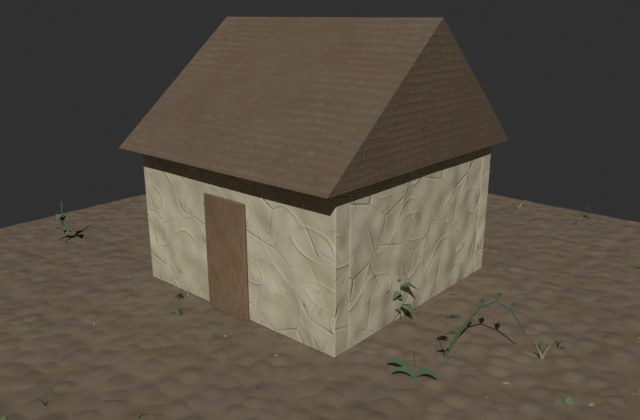
#> input picture austerity-explainer/working-files/session-scratch/plugin-work/kit/pic_hut_displaced.jpg, 640 x 420 px, given in place of colour.png, which was not available
$ python colour_character.py ../../../../plugin-work/kit/pic_hut_displaced.jpg
#> lines starting #> are read from the running program, lines starting #| are printed output that depends on the picture; after the words box and inside, x2 and y2 are one past the last pixel; in counts of white or black regions, pixels touching at a corner belong together; pictures that were not available may be replaced by others from this repository, and a replacement may not be noted
# What this does (plain words): looks ONCE at the general colour character of a slate picture (reference or baked): the average colour of
# slate dots in three brightness bands, how far from neutral grey (blue-teal-ness), and the share of olive (moss) and tan (damage) dots.
# This is a measurement used to choose default settings by hand. Nothing is copied slate by slate.
import sys
import cv2
import numpy as np
PROC = '/tmp/claude-0/-home-user-Music/02fc5154-76f5-5aac-a505-860164e7e921/scratchpad/proc-work'
def report(name, path):
#> called with name = 'reference'
    img = cv2.imread(path)
#> img is the input picture: shape (420, 640, 3); mean B, G, R 68.6, 79.7, 88
    rgb = img[..., ::-1].astype(np.float32)
    bright = rgb.mean(axis=2)
    lab = cv2.cvtColor(img, cv2.COLOR_BGR2LAB).astype(np.float32)
    a, b = lab[..., 1] - 128, lab[..., 2] - 128
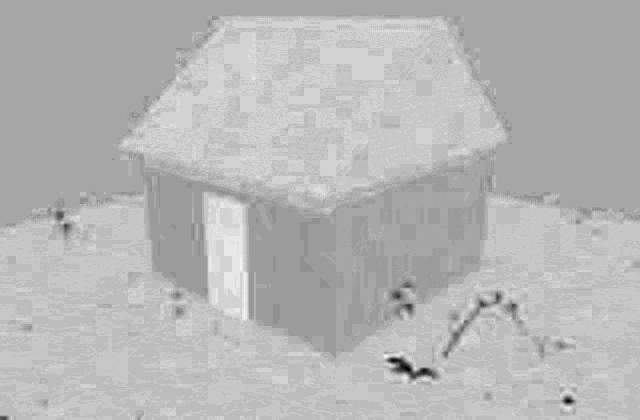
#> a: shape (420, 640) float32; min -15, max 8, mean 1.44; drawn with min black and max white
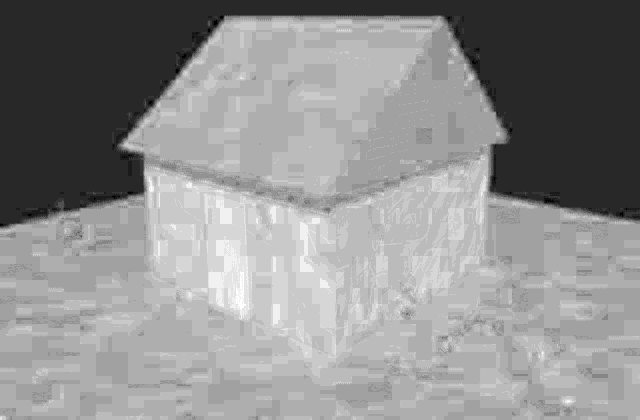
#> b: shape (420, 640) float32; min -3, max 16, mean 7.61; drawn with min black and max white
    slate = bright > 30
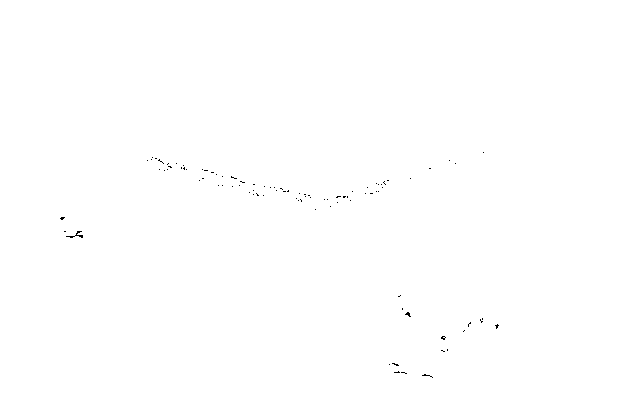
#> slate: shape (420, 640) bool; 99.9% white; black in thin lines or dots, all inside (x1, y1, x2, y2) = (60, 152, 499, 378)
    print(name)
    for lo, hi in ((30, 50), (50, 70), (70, 90), (90, 255)):
        m = (bright >= lo) & (bright < hi)
        if m.sum():
            print(f'   brightness {lo}-{hi}: share {m.mean()*100:5.1f}%  mean rgb {tuple(int(v) for v in rgb[m].mean(axis=0))}  Lab a {a[m].mean():5.1f} b {b[m].mean():5.1f}')
#> this loop made 4 passes
#|    brightness 30-50: share  28.3%  mean rgb (48, 48, 47)  Lab a   0.1 b   0.5
#|    brightness 50-70: share   5.6%  mean rgb (71, 60, 49)  Lab a   2.5 b   8.5
#|    brightness 70-90: share  48.9%  mean rgb (95, 83, 69)  Lab a   2.7 b  10.2
#|    brightness 90-255: share  17.1%  mean rgb (135, 127, 107)  Lab a  -0.1 b  11.7
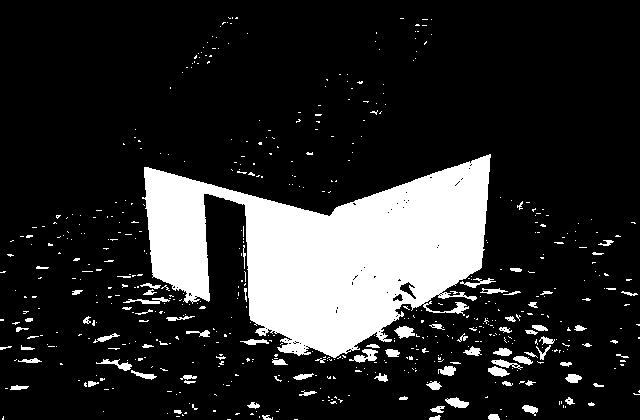
#> m: shape (420, 640) bool; 17.1% white; 568 white regions (487 under 20 px), largest, box (x1, y1, x2, y2) and area: (142, 154, 491, 358) 39093, (349, 349, 378, 363) 197, (394, 326, 415, 339) 169
    # olive: red and green above blue clearly (b of Lab > 4) ; tan: red > green > blue and bright
    r, g, bl = rgb[..., 0], rgb[..., 1], rgb[..., 2]
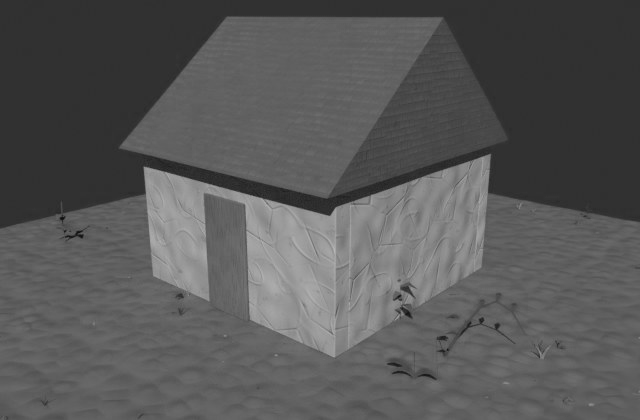
#> r: shape (420, 640) float32; min 13, max 184, mean 88
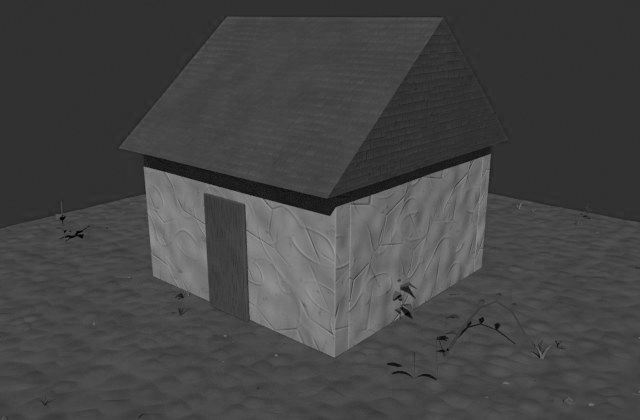
#> bl: shape (420, 640) float32; min 0, max 155, mean 68.6
    olive = (g >= bl + 8) & (r >= bl + 4) & (bright < 110) & (bright > 35) & (np.abs(r - g) < 22)
#> olive: shape (420, 640) bool; 58.9% white; 184 black regions (167 under 20 px), largest, box (x1, y1, x2, y2) and area: (0, 0, 640, 357) 109144, (403, 293, 414, 305) 81, (228, 176, 248, 189) 80
    tan = (r > bl + 14) & (r >= g) & (bright > 70)
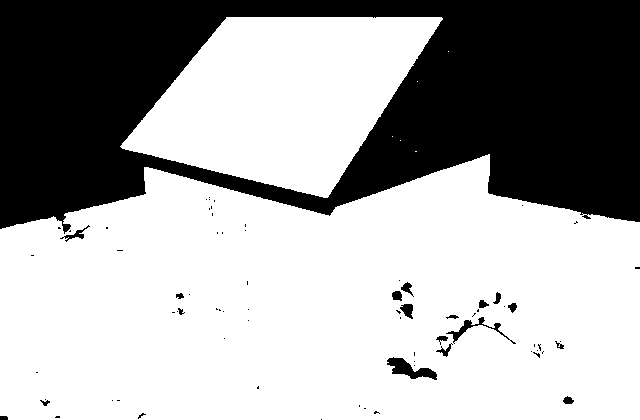
#> tan: shape (420, 640) bool; 65.6% white; 75 black regions (56 under 20 px), largest, box (x1, y1, x2, y2) and area: (0, 0, 640, 234) 90516, (387, 357, 437, 380) 523, (446, 317, 516, 344) 308
    print(f'   share olive-ish dots {olive.mean()*100:.1f}%   share tan/pale-warm dots {tan.mean()*100:.1f}%   share very dark (<30) {np.mean(bright<30)*100:.1f}%')
#|    share olive-ish dots 58.9%   share tan/pale-warm dots 65.6%   share very dark (<30) 0.1%
report('reference', PROC + '/reference/slate/colour.png')
for p in sys.argv[1:]:
    report(p, p)
#> the loop in report (call 2), `for lo, hi in ((30, 50), (50, 70), (70, 90), (90, 255)):` made 4 passes
#|    brightness 30-50: share  28.3%  mean rgb (48, 48, 47)  Lab a   0.1 b   0.5
#|    brightness 50-70: share   5.6%  mean rgb (71, 60, 49)  Lab a   2.5 b   8.5
#|    brightness 70-90: share  48.9%  mean rgb (95, 83, 69)  Lab a   2.7 b  10.2
#|    brightness 90-255: share  17.1%  mean rgb (135, 127, 107)  Lab a  -0.1 b  11.7
#|    share olive-ish dots 58.9%   share tan/pale-warm dots 65.6%   share very dark (<30) 0.1%

$ run again, on austerity-explainer/working-files/session-scratch/plugin-work/kit/pic_hut_finished.jpg
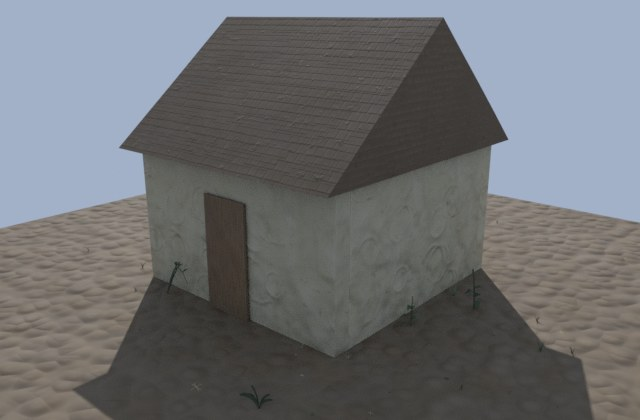
#> input picture austerity-explainer/working-files/session-scratch/plugin-work/kit/pic_hut_finished.jpg, 640 x 420 px, given in place of colour.png, which was not available
#> in report, img is the input picture: shape (420, 640, 3); mean B, G, R 114.3, 111.5, 109.8
#> slate: shape (420, 640) bool; 100% white; black in thin lines or dots, all inside (x1, y1, x2, y2) = (171, 275, 260, 408)
#> the loop in report, `for lo, hi in ((30, 50), (50, 70), (70, 90), (90, 255)):` made 4 passes
#|    brightness 30-50: share   0.8%  mean rgb (47, 46, 42)  Lab a  -0.6 b   3.2
#|    brightness 50-70: share  24.0%  mean rgb (63, 61, 58)  Lab a   0.2 b   2.3
#|    brightness 70-90: share  15.7%  mean rgb (83, 81, 78)  Lab a   0.5 b   2.0
#|    brightness 90-255: share  59.5%  mean rgb (136, 140, 147)  Lab a   0.2 b  -3.6
#> after the loop in report, `for lo, hi in ((30, 50), (50, 70), (70, 90), (90, 255)):`:
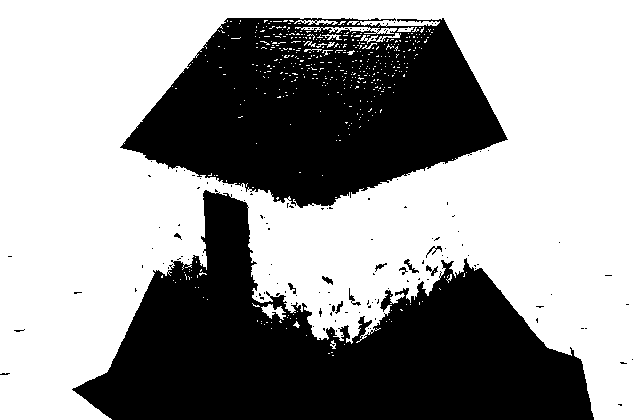
#> m: shape (420, 640) bool; 59.5% white; 133 black regions (121 under 20 px), largest, box (x1, y1, x2, y2) and area: (72, 190, 594, 420) 59928, (120, 18, 508, 208) 48076, (404, 259, 419, 273) 64
#> olive: shape (420, 640) bool; 3% white; 307 white regions (217 under 20 px), largest, box (x1, y1, x2, y2) and area: (589, 393, 640, 420) 575, (232, 256, 246, 319) 436, (547, 302, 596, 322) 308
#> in report, `tan = (r > bl + 14) & (r >= g) & (bright > 70)`:
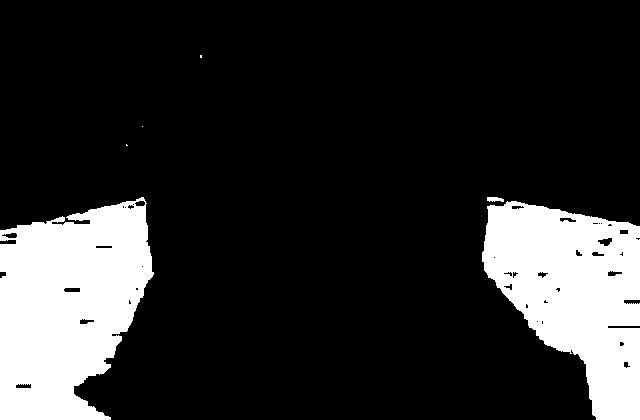
#> tan: shape (420, 640) bool; 17.6% white; 6 white regions (3 under 20 px), largest, box (x1, y1, x2, y2) and area: (0, 197, 154, 420) 25311, (482, 201, 640, 420) 21938, (487, 197, 504, 202) 66
#|    share olive-ish dots 3.0%   share tan/pale-warm dots 17.6%   share very dark (<30) 0.0%
#> the loop in report (call 2), `for lo, hi in ((30, 50), (50, 70), (70, 90), (90, 255)):` made 4 passes
#|    brightness 30-50: share   0.8%  mean rgb (47, 46, 42)  Lab a  -0.6 b   3.2
#|    brightness 50-70: share  24.0%  mean rgb (63, 61, 58)  Lab a   0.2 b   2.3
#|    brightness 70-90: share  15.7%  mean rgb (83, 81, 78)  Lab a   0.5 b   2.0
#|    brightness 90-255: share  59.5%  mean rgb (136, 140, 147)  Lab a   0.2 b  -3.6
#|    share olive-ish dots 3.0%   share tan/pale-warm dots 17.6%   share very dark (<30) 0.0%

$ run again, on austerity-explainer/working-files/session-scratch/plugin-work/kit/pic_hut_four_looks.jpg
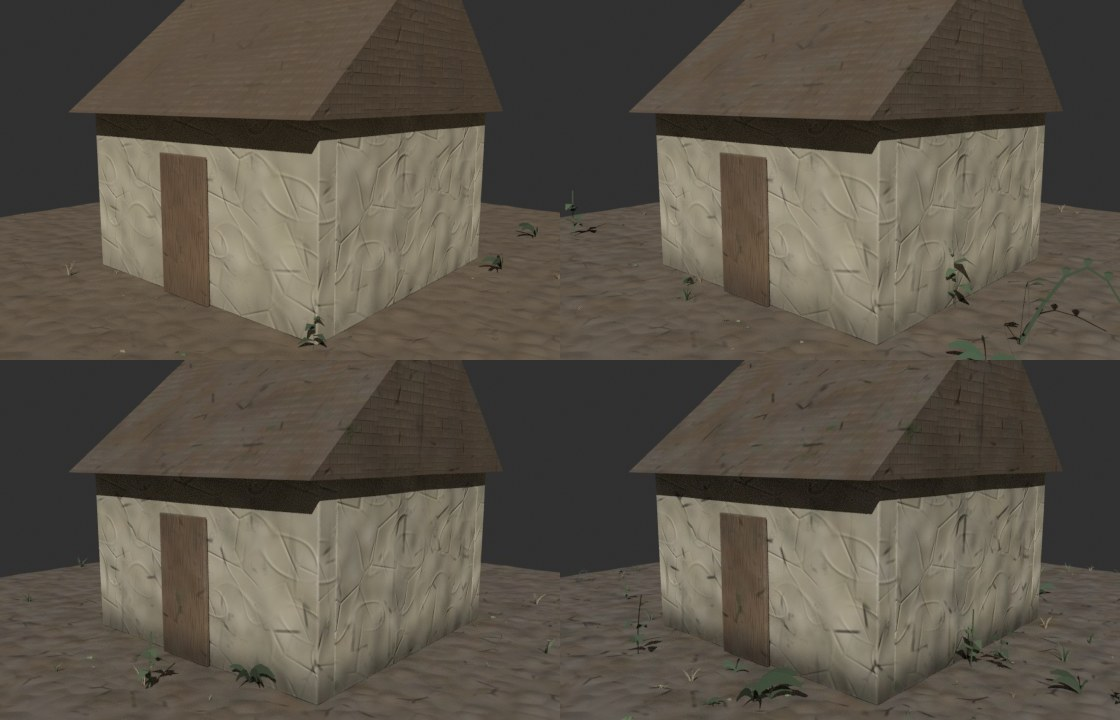
#> input picture austerity-explainer/working-files/session-scratch/plugin-work/kit/pic_hut_four_looks.jpg, 1120 x 720 px, given in place of colour.png, which was not available
#> in report, img is the input picture: shape (720, 1120, 3); mean B, G, R 72.3, 83.4, 90.6
#> in report, `slate = bright > 30`:
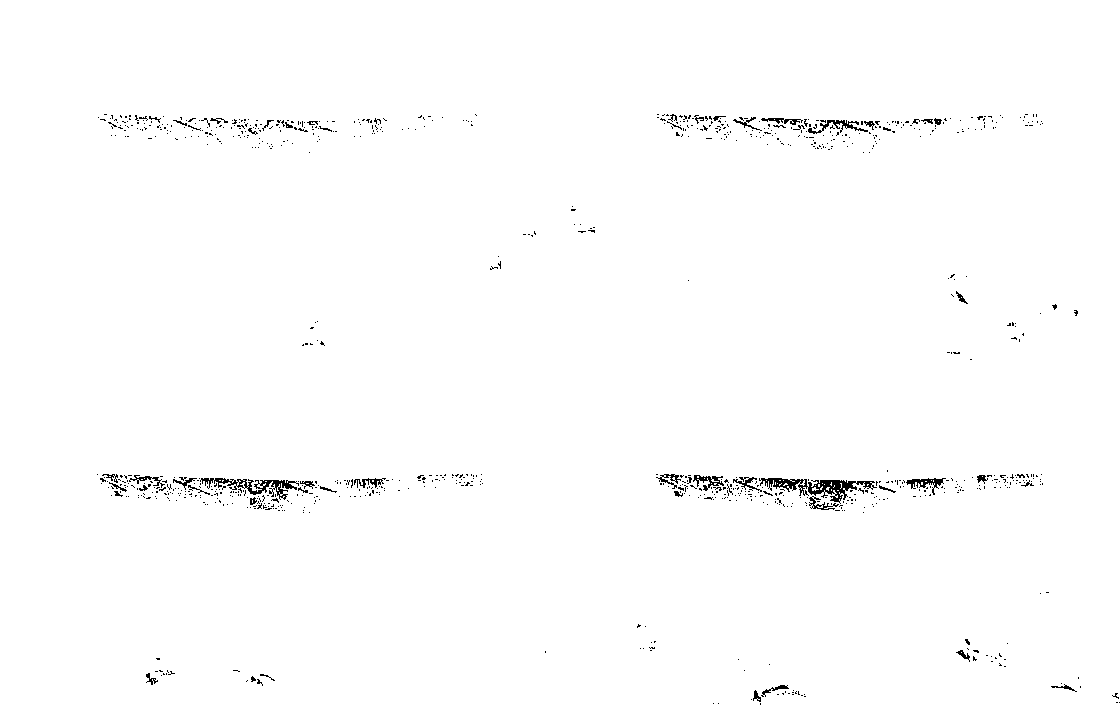
#> slate: shape (720, 1120) bool; 99.1% white; black in thin lines or dots, all inside (x1, y1, x2, y2) = (97, 114, 1120, 705)
#> the loop in report, `for lo, hi in ((30, 50), (50, 70), (70, 90), (90, 255)):` made 4 passes
#|    brightness 30-50: share  23.4%  mean rgb (47, 46, 45)  Lab a   0.1 b   1.3
#|    brightness 50-70: share   9.6%  mean rgb (69, 60, 50)  Lab a   1.9 b   7.8
#|    brightness 70-90: share  38.3%  mean rgb (92, 82, 70)  Lab a   2.1 b   8.7
#|    brightness 90-255: share  27.9%  mean rgb (132, 125, 107)  Lab a  -0.5 b  10.8
#> olive: shape (720, 1120) bool; 53.9% white; 783 black regions (641 under 20 px), largest, box (x1, y1, x2, y2) and area: (0, 0, 1120, 341) 184428, (0, 358, 1120, 687) 172437, (482, 576, 534, 600) 594
#> in report, `tan = (r > bl + 14) & (r >= g) & (bright > 70)`:
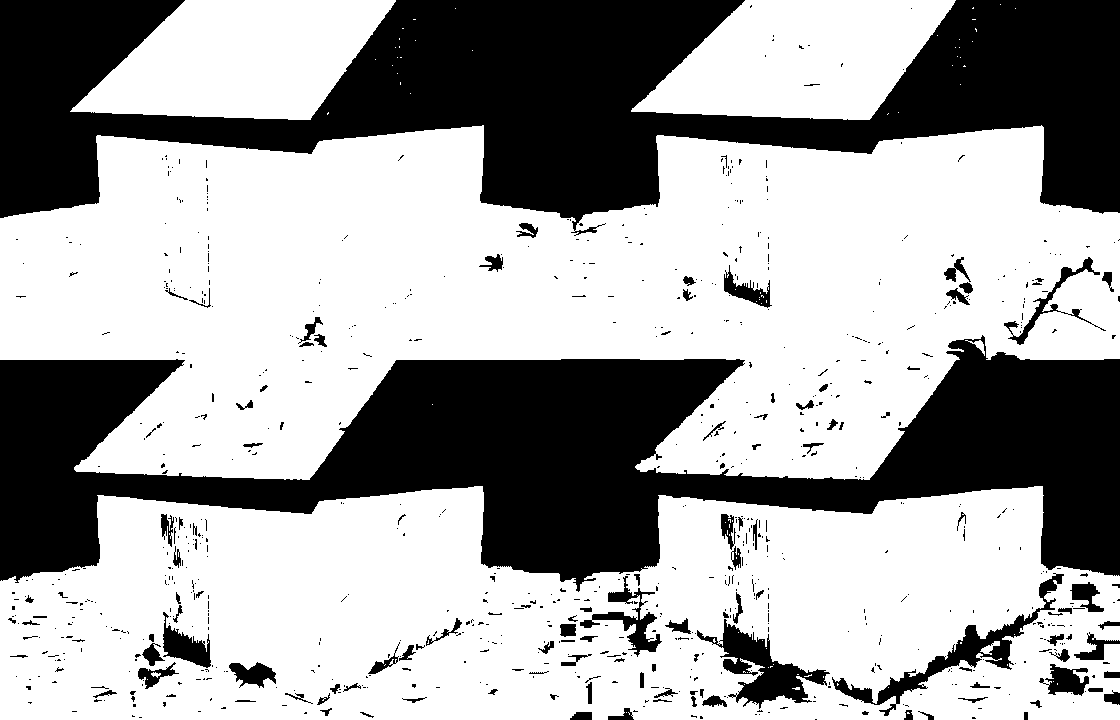
#> tan: shape (720, 1120) bool; 64.8% white; 808 black regions (678 under 20 px), largest, box (x1, y1, x2, y2) and area: (0, 335, 1120, 592) 130262, (0, 0, 1120, 236) 127871, (832, 573, 1064, 716) 3960
#|    share olive-ish dots 53.9%   share tan/pale-warm dots 64.8%   share very dark (<30) 0.8%
#> the loop in report (call 2), `for lo, hi in ((30, 50), (50, 70), (70, 90), (90, 255)):` made 4 passes
#|    brightness 30-50: share  23.4%  mean rgb (47, 46, 45)  Lab a   0.1 b   1.3
#|    brightness 50-70: share   9.6%  mean rgb (69, 60, 50)  Lab a   1.9 b   7.8
#|    brightness 70-90: share  38.3%  mean rgb (92, 82, 70)  Lab a   2.1 b   8.7
#|    brightness 90-255: share  27.9%  mean rgb (132, 125, 107)  Lab a  -0.5 b  10.8
#|    share olive-ish dots 53.9%   share tan/pale-warm dots 64.8%   share very dark (<30) 0.8%
